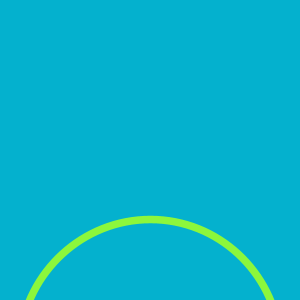
Frame 1 (no input)
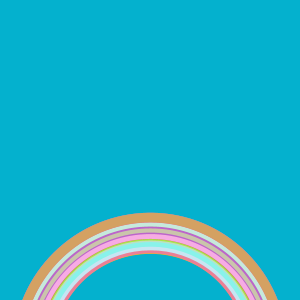
Frame 60 (the mouse pressed at the canvas centre just before this capture)
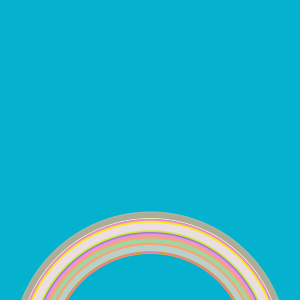
Frame 120 (the mouse held since frame 60 and released just before this capture)

The Processing sketch that drew these frames (run headless with seeded random() and noise(); from frame 60 on, the mouse is pressed at the canvas centre):

// Processing sketch: sketch_16
// ── sketch_16.pde
// episode #16
// create an animated rainbow

void setup() {
  size(300,300);
  background(#04b1CE);
  noFill();
}

void draw() {

  strokeWeight(random(3,10));
  stroke(random(100,255),random(100,255),random(255)); // RGB
  
  float rainbowSize = random(200,270);
  
  ellipse(150,350,rainbowSize,rainbowSize);
}
